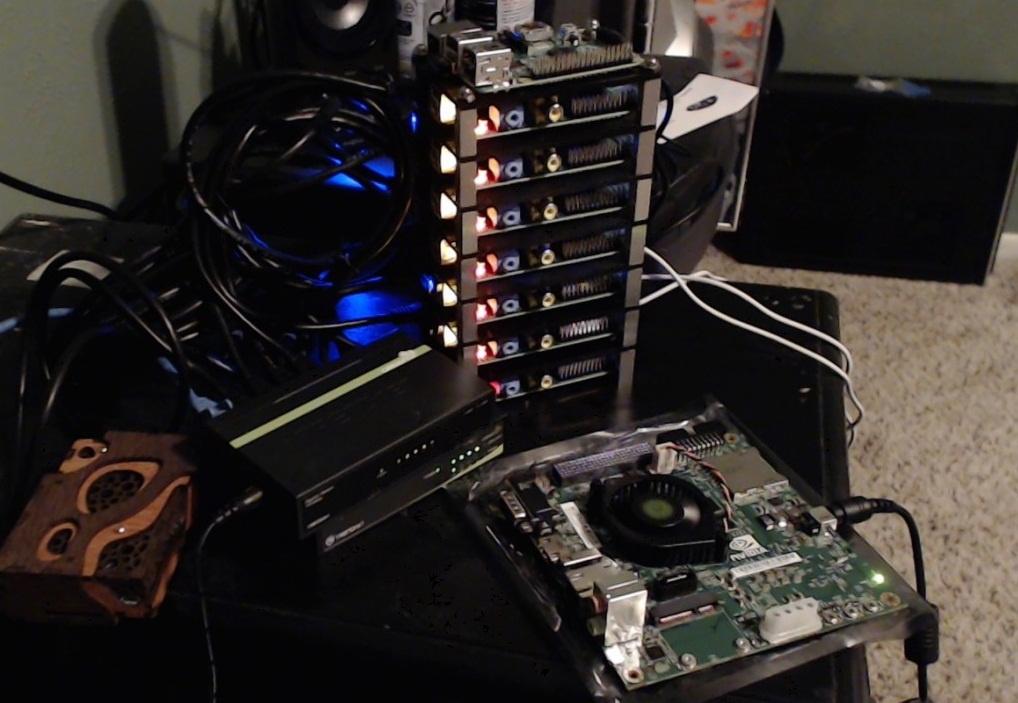
#> input picture template_matching/detect.jpg, 1018 x 703 px
$ python detect.py
#> lines starting #> are read from the running program, lines starting #| are printed output that depends on the picture; after the words box and inside, x2 and y2 are one past the last pixel; in counts of white or black regions, pixels touching at a corner belong together
## code for detection
import cv2
import numpy as np

img = cv2.imread('detect.jpg')
#> img is the input picture: shape (703, 1018, 3); mean B, G, R 40.7, 43.2, 48.1
print (img.shape[::-1])
#| (3, 1018, 703)
## resizing the image
## img =  cv2.resize(img , None , fx = .7 , fy = .7)

## template images for the given image
temp = cv2.imread('template.jpg' , 0)
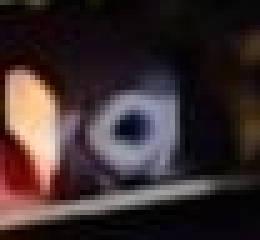
#> input picture template_matching/template.jpg, 52 x 48 px (shown 5 times larger)
#> temp: shape (48, 52); min 0, max 231, mean 49.5
## temp = cv2.resize( temp , None , fx = .7 , fy =.7)

## saving the width and height if template images
width , height = temp.shape[::-1]
#> width = 52; height = 48
## converting to Gray Scale
img_gray = cv2.imread('detect.jpg' , 0)
#> img_gray: shape (703, 1018); min 0, max 255, mean 44.4


## only one method for Matching the template images
## function for templating matching

methods = ["cv2.TM_CCOEFF_NORMED"]
for method in methods:
	result = cv2.matchTemplate(img_gray , temp , eval(method) )
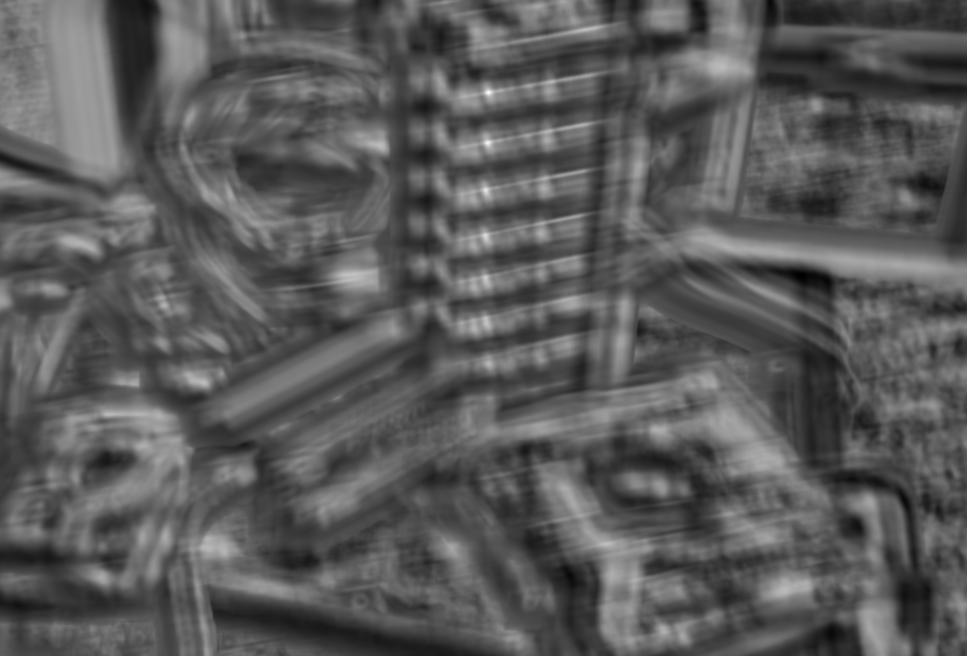
#> result: shape (656, 967) float32; min -0.588, max 0.999, mean -0.0284; drawn with min black and max white
	img = cv2.imread('detect.jpg')
	threshold = float(raw_input("Enter the percentage for threshold for %s " %(method)))
#> the answer given: 100

	## checking the condition for template matching and locating coordinates in grayscaled image
	loc = np.where( result >= threshold)
#> loc = (empty array, empty array)
	for point in zip(*loc[::-1]):
		## marking the matched templates
		cv2.rectangle( img , point , (point[0]+width , point[1]+height) , (0,255,255))
#> this loop made 0 passes
	cv2.imshow('new image' , img)
cv2.imshow(' gray image ' , img_gray )
cv2.imshow(' template image ' , temp )
cv2.waitKey(0)
cv2.destroyAllWindows()

## the method is inefficeint for same rotated or scaled image

## rotating the template image for new results

center , scale = (width/2 , height/2) , 1.0
#> center = (26, 24); scale = 1
img = cv2.imread('detect.jpg' )
img_gray = cv2.imread('detect.jpg' , 0)
new_temp = cv2.getRotationMatrix2D(center , 180 , scale = 1.0 )
#> new_temp = [[-1, 1.22e-16, 52], [-1.22e-16, -1, 48]]
rotate  =  cv2.warpAffine(temp , new_temp , (width , height))
## now match the templates in original image
result = cv2.matchTemplate(img_gray , rotate , cv2.TM_CCOEFF_NORMED)
loc = np.where(result >= threshold)
for points in zip(*loc[::-1]):
	cv2.rectangle(img , points , (points[0]+width , points[1]+height) , (0,255,255))

cv2.imshow("rotated image" , rotate)
cv2.imshow("new image " , img)
cv2.waitKey(0)
cv2.destroyAllWindows()

## using different methods for template matching in openCV
## but we wont't be able to recognize multiple object

methods =['cv2.TM_CCOEFF', 'cv2.TM_CCOEFF_NORMED', 'cv2.TM_CCORR',
         'cv2.TM_CCORR_NORMED', 'cv2.TM_SQDIFF', 'cv2.TM_SQDIFF_NORMED']
img =  cv2.imread('messi5.jpg')
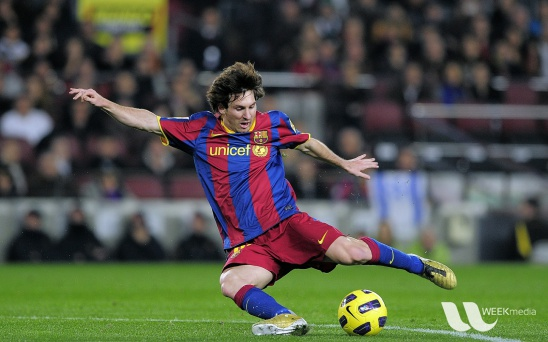
#> input picture template_matching/messi5.jpg, 548 x 342 px
#> img is the input picture: shape (342, 548, 3); mean B, G, R 72.4, 86, 82.2

for method in methods :
	## preserving the original images
	img2 = img.copy()
	img2 = cv2.cvtColor(img2 , cv2.COLOR_BGR2GRAY)
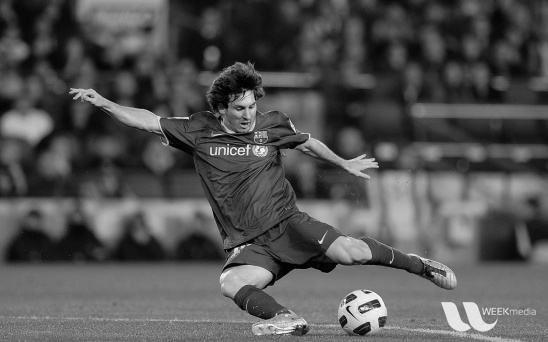
#> img2: shape (342, 548); min 0, max 251, mean 83.3
	## template image
	temp = cv2.imread("messi_temp.jpg" , 0)
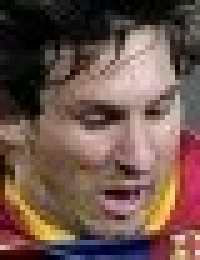
#> input picture template_matching/messi_temp.jpg, 40 x 52 px (shown 5 times larger)
#> temp: shape (52, 40); min 0, max 229, mean 91
	## matching the template with copied image
	result =  cv2.matchTemplate(img2 , temp , eval(method))
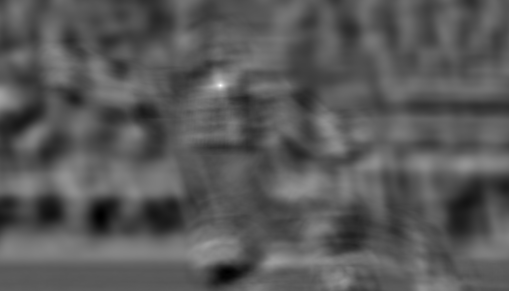
#> result: shape (291, 509) float32; min -3586925, max 7002712, mean 103609.7; drawn with min black and max white
	## taking min , max values and min max local values
	min_val , max_val , min_loc , max_loc = cv2.minMaxLoc(result)
#> min_val = -3586925; max_val = 7002712; min_loc = (100, 215); max_loc = (220, 85)
	if method in ["cv2.TM_SQDIFF" , "cv2.TM_SQDIFF_NORMED"]:
		top_left = min_loc
	else :
		top_left = max_loc
#> top_left = (220, 85)

	bottom_right = (top_left[0] + width , top_left[1] + height )
#> bottom_right = (272, 133)
	cv2.rectangle(img, top_left , bottom_right , (0 , 255 , 255) , 2)
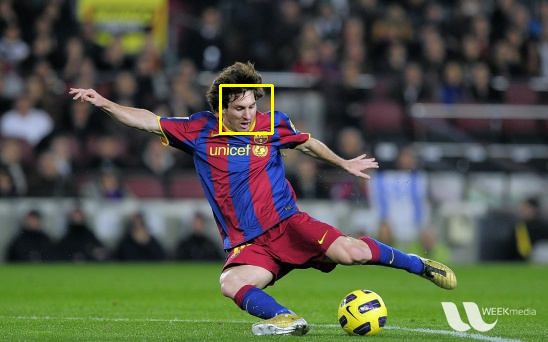
#> img: shape (342, 548, 3); 0.32% of pixels changed, all inside (x1, y1, x2, y2) = (219, 84, 274, 135)

	cv2.imshow('image' , img)
	cv2.imshow('template' , temp)
	cv2.waitKey(0)
	cv2.destroyAllWindows()


## use of min max scaling in templating matching
